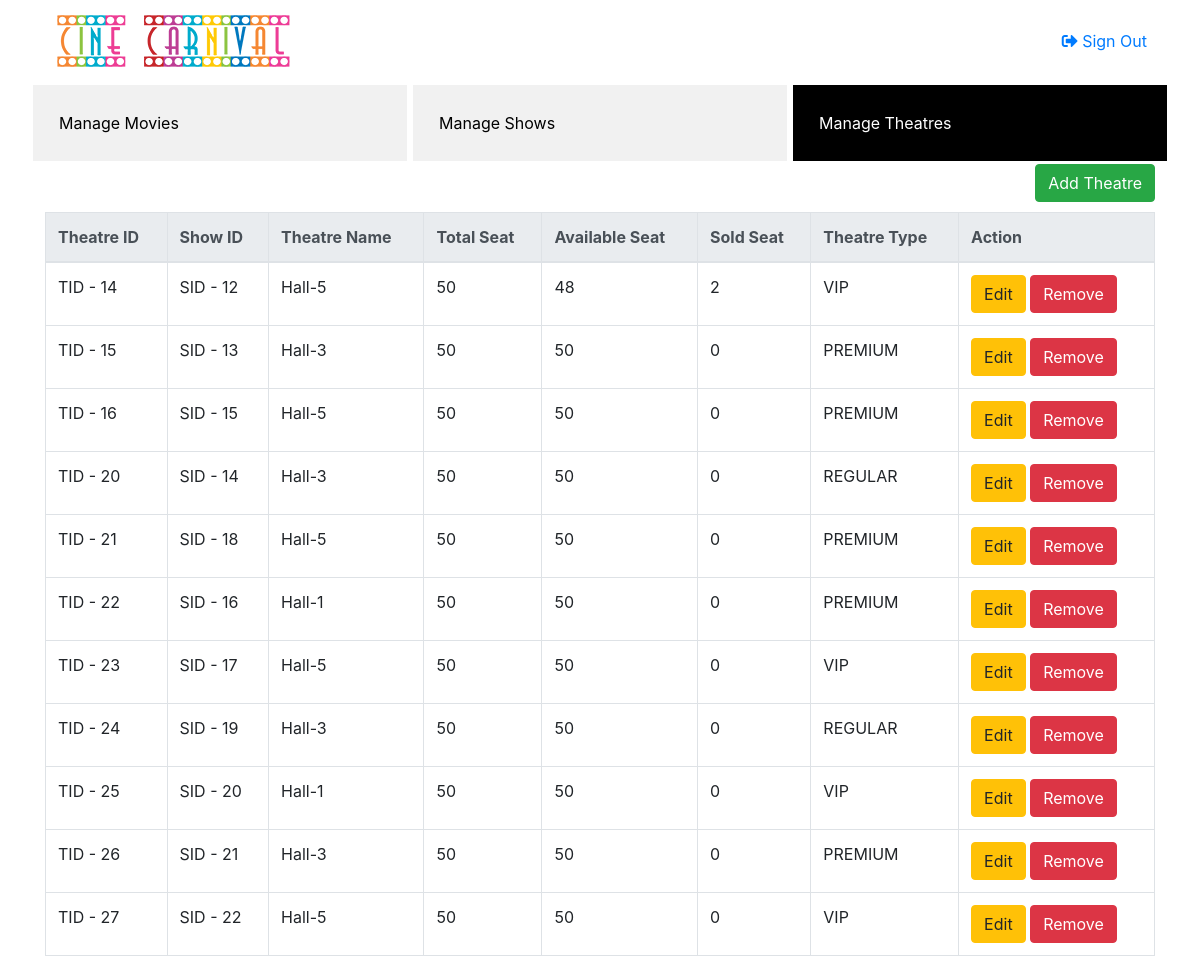
Page /PHP/Dash/theatre/index.php on the committed database.
### tables this page shows
CREATE TABLE `theatre` (
  `theatre_id` int(6) NOT NULL,
  `s_id` int(4) DEFAULT NULL,
  `theatre_name` varchar(30) NOT NULL,
  `total_seat` int(2) NOT NULL DEFAULT 50,
  `available_seat` int(2) NOT NULL DEFAULT 50,
  `sold_seat` int(2) DEFAULT 0,
  `theatre_type` varchar(20) NOT NULL
);

### PHP/Dash/theatre/index.php (the view, shortened to what this page needs)
<!DOCTYPE html>
<html lang="en">
	<head>
		<link rel="stylesheet" href="https://maxcdn.bootstrapcdn.com/bootstrap/4.4.1/css/bootstrap.min.css">
		<link rel="stylesheet" type="text/css" href="style.css">
		<link rel="stylesheet" href="https://cdnjs.cloudflare.com/ajax/libs/font-awesome/5.13.0/css/all.min.css">
	</head>
<body>
<header>
	<div class="d-flex flex-row flex-nowrap sm-flex-wrap  header-section container">
		<div class="p-2 mr-2">
			<a href="#"><img src="CineCarnival.png" alt="No Image..."></a>
		</div>
		<div class="p-2 align-self-center d-sm-none d-md-block d-none d-sm-block mr-0 pr-0">
		</div>
		<div class="p-2 align-self-center  mr-auto d-sm-none d-md-block d-none d-sm-block ml-0 pl-0">
		</div>
		<div class="p-2 align-self-center header-anchor">
		</div>
		<div class="p-2 align-self-center">
			<a href="..\..\SignInPage.php" style="text-decoration: none;"><i class="fas fa-sign-out-alt"></i>  Sign Out</a>
		</div>
	</div>
</header>
	<div class="container">
		<div class="row">
			<div class="col-lg-4 sidebar p-0">
			<a href="..\movie/index.php">Manage Movies</a>
			</div>
			<div class="col-lg-4 sidebar p-0">
			<a href="..\show/index.php">Manage Shows</a>
			</div>
			<div class="col-lg-4 sidebar p-0">
			<a class="active" href="index.php">Manage Theatres</a>
			</div>
		</div>
	</div>
	<div class="container">
		<button type="button" class="btn btn-success" style="float: right;" data-toggle="modal" data-target="#form_modal"> Add Theatre</button>
		<br /><br />
		<table class="table table-bordered">
			<thead class="thead-light">
				<tr>
					<th>Theatre ID</th>
					<th>Show ID</th>
					<th>Theatre Name</th>
					<th>Total Seat</th>
					<th>Available Seat</th>
					<th>Sold Seat</th>
					<th>Theatre Type</th>
					<th>Action</th>
				</tr>
			</thead>
			<tbody style="background-color:#fff;">
				<?php
					require 'conn.php';
					$query = mysqli_query($conn, "SELECT * FROM `theatre`") or die(mysqli_error());
					while($fetch = mysqli_fetch_array($query)){
				?>
				<tr>
					<td><?php echo "TID - ".$fetch['theatre_id']?></td>
					<td><?php echo "SID - ".$fetch['s_id']?></td>
					<td><?php echo $fetch['theatre_name']?></td>
					<td><?php echo $fetch['total_seat']?></td>
					<td><?php echo $fetch['available_seat']?></td>
					<td><?php echo $fetch['sold_seat']?></td>
					<td><?php echo $fetch['theatre_type']?></td>
					<td><button class="btn btn-warning" data-toggle="modal" type="button" data-target="#update_modal<?php echo $fetch['theatre_id']?>"> Edit</button>
					<a href="delete.php?delete=<?php echo $fetch['theatre_id']; ?>" class="btn btn-danger">Remove</a>
					</td>
				</tr>
				<?php
					include 'update_movie.php';
					}
				?>
</body>
</html>

### PHP/Dash/theatre/style.css (style rules this page uses)
.sidebar { background-color: #f1f1f1; }
.sidebar a { display: block; color: black; padding: 26px; text-decoration: none; border-style: solid; border-width: 3px; border-color: white; }
.sidebar a.active { background-color: black; color: white; }

### rows in the picture
theatre: theatre_id "14", s "12", theatre_name "Hall-5", total_seat "50", available_seat "48", sold_seat "2", theatre_type "VIP"
theatre: theatre_id "15", s "13", theatre_name "Hall-3", total_seat "50", available_seat "50", sold_seat "0", theatre_type "PREMIUM"
theatre: theatre_id "16", s "15", theatre_name "Hall-5", total_seat "50", available_seat "50", sold_seat "0", theatre_type "PREMIUM"
theatre: theatre_id "20", s "14", theatre_name "Hall-3", total_seat "50", available_seat "50", sold_seat "0", theatre_type "REGULAR"
theatre: theatre_id "21", s "18", theatre_name "Hall-5", total_seat "50", available_seat "50", sold_seat "0", theatre_type "PREMIUM"
theatre: theatre_id "22", s "16", theatre_name "Hall-1", total_seat "50", available_seat "50", sold_seat "0", theatre_type "PREMIUM"
theatre: theatre_id "23", s "17", theatre_name "Hall-5", total_seat "50", available_seat "50", sold_seat "0", theatre_type "VIP"
theatre: theatre_id "24", s "19", theatre_name "Hall-3", total_seat "50", available_seat "50", sold_seat "0", theatre_type "REGULAR"
theatre: theatre_id "25", s "20", theatre_name "Hall-1", total_seat "50", available_seat "50", sold_seat "0", theatre_type "VIP"
theatre: theatre_id "26", s "21", theatre_name "Hall-3", total_seat "50", available_seat "50", sold_seat "0", theatre_type "PREMIUM"
theatre: theatre_id "27", s "22", theatre_name "Hall-5", total_seat "50", available_seat "50", sold_seat "0", theatre_type "VIP"
